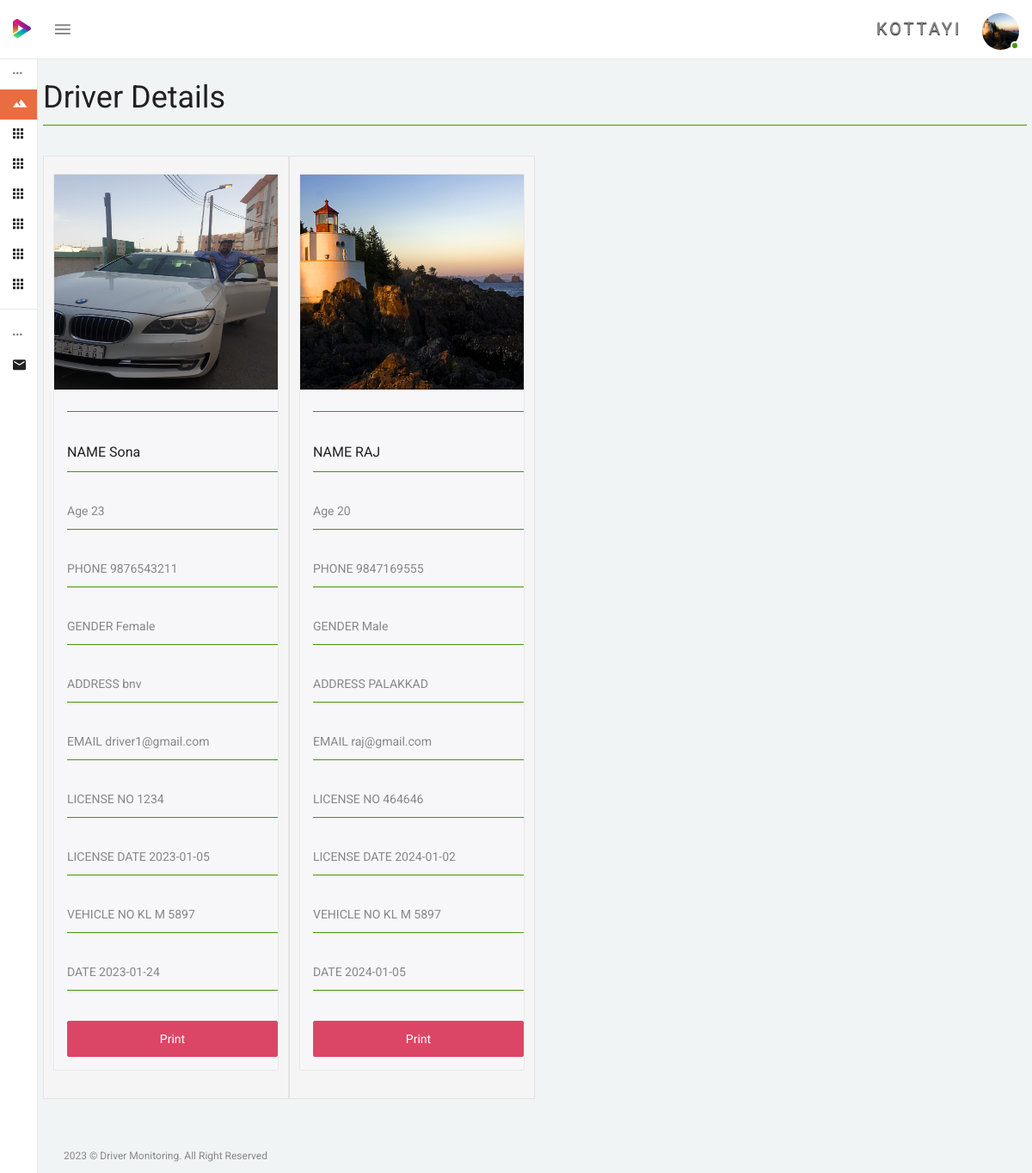
The app's page /police/driver_search_view.php (signed in), older data.
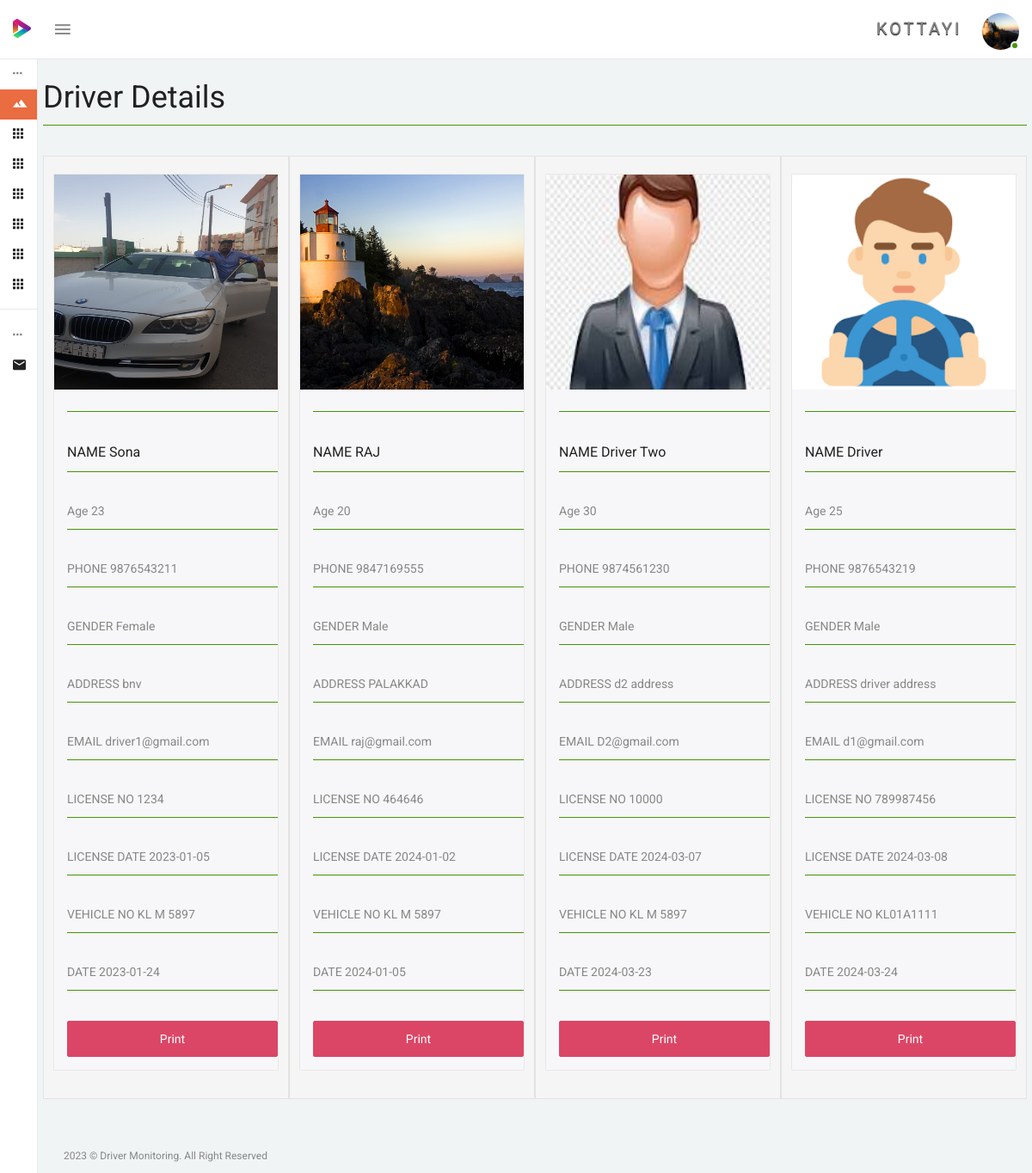
The same page, newer data.
### tables this page shows
CREATE TABLE `users` (
  `user_id` bigint(21) NOT NULL,
  `Log_Id` varchar(255) DEFAULT NULL,
  `name` varchar(255) DEFAULT NULL,
  `cntno` varchar(200) DEFAULT NULL,
  `email` text DEFAULT NULL,
  `password` text DEFAULT NULL,
  `photo` text DEFAULT NULL,
  `addrs` text NOT NULL,
  `age` varchar(200) NOT NULL,
  `sex` varchar(200) NOT NULL,
  `date` date NOT NULL,
  `user_type` varchar(200) NOT NULL,
  `OLog_Id` varchar(200) NOT NULL,
  `lno` varchar(200) NOT NULL,
  `ldate` date NOT NULL,
  `vno` varchar(200) NOT NULL,
  `ulocation` varchar(200) NOT NULL
);

### police/driver_search_view.php (the view, shortened to what this page needs)
<?php
	include('../db_connect/db.php');
	$cntno=$_POST["cntno"];
?>
<!DOCTYPE html>
<html lang="en">
<head>
	<?php include("include\css.php");?>
</head>
<body>
    <div class="wrapper theme-1-active pimary-color-red">
			<?php include("include\menu.php");?>
			<?php include("include\leftmenu.php");?>
		<div class="page-wrapper">
            <div class="container-fluid pt-25">
				<div class="row">
				<h2>Driver Details</h2>
					<hr>
       			<?php
                        $result = $db->prepare("select * from users where user_type='Driver'  and cntno like'%".$cntno."%'");
                        $result->execute();
                        for($i=0; $rows = $result->fetch(); $i++)
                        {
						?>
                    <div class="col-lg-3 col-md-4 col-sm-12 col-xs-12 well">
						<div class="panel panel-default card-view pa-0">
							<div class="panel-wrapper collapse in">
								<div class="panel-body pa-0">
									<article class="col-item">
										<div class="photo">
											<a href="javascript:void(0);"> <img src="../photos/<?php echo $rows['photo'] ?>" class="img-responsive" style="width:400px; height:250px;" /> </a>
										</div>
										<div class="info">
                                        	<hr>
											<h6>NAME <?php echo $rows['name'];?></h6>
                                            <hr>
											<div class="product-rating inline-block">
												Age <?php echo $rows['age'];?>
											</div>
                                           	<hr>
											<div class="product-rating inline-block">
												PHONE <?php echo $rows['cntno'];?>
											</div>
											<hr>
                                            <div class="product-rating inline-block">
												GENDER <?php echo $rows['sex'];?>
											</div>
											<hr>
											<div class="product-rating inline-block">
												ADDRESS <?php echo $rows['addrs'];?>
											</div>
											<hr>
											<div class="product-rating inline-block">
												EMAIL <?php echo $rows['email'];?>
											</div>
                                            <hr>
											<div class="product-rating inline-block">
												LICENSE NO <?php echo $rows['lno'];?>
											</div>
											<hr>
                                            <div class="product-rating inline-block">
												LICENSE DATE <?php echo $rows['ldate'];?>
											</div>
											<hr>
                                            <div class="product-rating inline-block">
												VEHICLE NO <?php echo $rows['vno'];?>
											</div>
											<hr>
                                            <div class="product-rating inline-block">
												DATE <?php echo $rows['date'];?>
											</div>
											<hr>
                                            <input type="submit" class="btn btn-block btn-info" value="Print" onclick="window.print();">
										</div>
									</article>
								</div>
							</div>
						</div>
					</div>
						<?php }?>
				</div>
			</div>
			<footer class="footer container-fluid pl-30 pr-30">
				<div class="row">
					<div class="col-sm-12">
						<p>2023 &copy; Driver Monitoring. All Right Reserved</p>
					</div>
				</div>
			</footer>
		</div>
    </div>
</body>
</html>

Row changes from the older to the newer data that the page shows:
added users: photo (picture), name "Driver Two", age "30", cntno "9874561230", sex "Male", addrs "d2 address", email "D2@gmail.com", lno "10000", ldate "2024-03-07", vno "KL M 5897", date "2024-03-23"
added users: photo (picture), name "Driver", age "25", cntno "9876543219", sex "Male", addrs "driver address", email "d1@gmail.com", lno "789987456", ldate "2024-03-08", vno "KL01A1111", date "2024-03-24"
